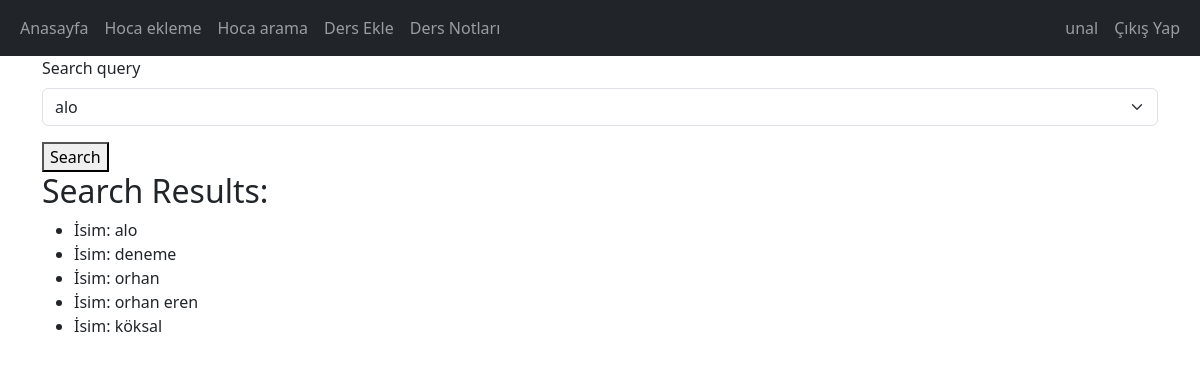
Screenshot of /akademisyen_ara/ (signed in) with the database file from the repository.
### app/models.py (models this page shows)
class Academician(models.Model):
    name = models.CharField(max_length=264)
    copy = models.SmallIntegerField(validators=[MaxValueValidator(5),MinValueValidator(1)])
    attendance = models.SmallIntegerField(validators=[MaxValueValidator(5),MinValueValidator(1)])
    note = models.SmallIntegerField(validators=[MaxValueValidator(5),MinValueValidator(1)])
    lecture = models.SmallIntegerField(validators=[MaxValueValidator(5),MinValueValidator(1)])
    description = models.TextField()
    def __str__(self):
        return self.name

### app/views.py (the view)
# urls.py: path('akademisyen_ara/',views.search_academician, name='searchAcademician'),
@login_required
def search_academician(request):
    form = SearchAcademicianForm()
    academicians = Academician.objects.all()
    if request.method == 'POST':
        form = SearchAcademicianForm(request.POST)
        if form.is_valid():
            search_query = form.cleaned_data['search_query']
            academicians = Academician.objects.filter(name__icontains = search_query)
    return render(request, 'app/searchAcademician.html',{'form':form, 'academicians':academicians})

### app/forms.py
class SearchAcademicianForm(forms.Form):
    search_query = forms.ModelChoiceField(
        queryset=Academician.objects.all(),
        required=False,
        empty_label=None
    )

### templates/app/searchAcademician.html (shortened to what this page needs)
{% extends 'app/base.html' %}
{% load crispy_forms_tags %}
{% block body %}
<form method="post">
    {{ form | crispy}}
    <button type="submit">Search</button>
</form>
{% if academicians %}
    <h2>Search Results:</h2>
    <ul>
        {% for academician in academicians %}
            <li>İsim: {{ academician.name }}</li>
        {% endfor %}
    </ul>
{% endif %}
{% endblock %}

### templates/app/base.html (shortened to what this page needs)
{% load static %}
<!DOCTYPE html>
<html lang="en">
<head>
    <link href="https://cdn.jsdelivr.net/npm/bootstrap@5.3.0/dist/css/bootstrap.min.css" rel="stylesheet">
</head>
<body>
    <nav class="navbar navbar-expand-lg navbar-dark bg-dark">
        <div class="container-fluid">
           <div>
                <ul class="navbar-nav me-auto mb-2 mb-lg-0">
                <li class="nav-item">
                    <a class="nav-link" aria-current="page" href="/anasayfa">Anasayfa</a>
                </li>
                <li class="nav-item">
                    <a class="nav-link" href="/akademisyen_ekle">Hoca ekleme</a>
                </li>
                <li class="nav-item">
                    <a class="nav-link" href="/akademisyen_ara">Hoca arama</a>
                </li>
                <li class="nav-item">
                    <a class="nav-link" href="/ders_ekle">Ders Ekle</a>
                </li>
                <li class="nav-item">
                    <a class="nav-link" href="/ders_notlari">Ders Notları</a>
                </li>
                </ul>
            </div>
            <div>
                <ul class="navbar-nav me-auto mb-2 mb-lg-0">
                {% if user.is_authenticated %}
                <span class="nav-text"><a class="nav-link" aria-current="page" href="/profile">{{ user.username }}</a></span>
                <li class="nav-item">
                    <a class="nav-link" aria-current="page" href="/cikis_yap">Çıkış Yap</a>
                </li>
                {% else %}
                <li class="nav-item">
                    <a class="nav-link" aria-current="page" href="/giris_yap">Giriş Yap</a>
                </li>
                {% endif %}
                </ul>
            </div>
        </div>
      </nav>
    <div class="container">
        {% block body %}{% endblock %}
    </div>
</body>
</html>

### rows the page displays
Academician: name "alo"
Academician: name "deneme"
Academician: name "orhan"
Academician: name "orhan eren"
Academician: name "köksal"

### other values shown
{{ user.username }} "unal"
